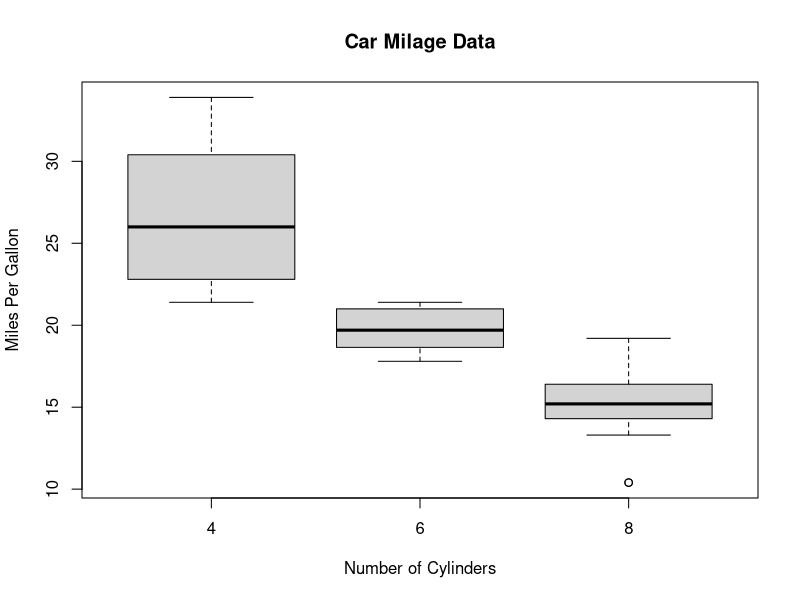
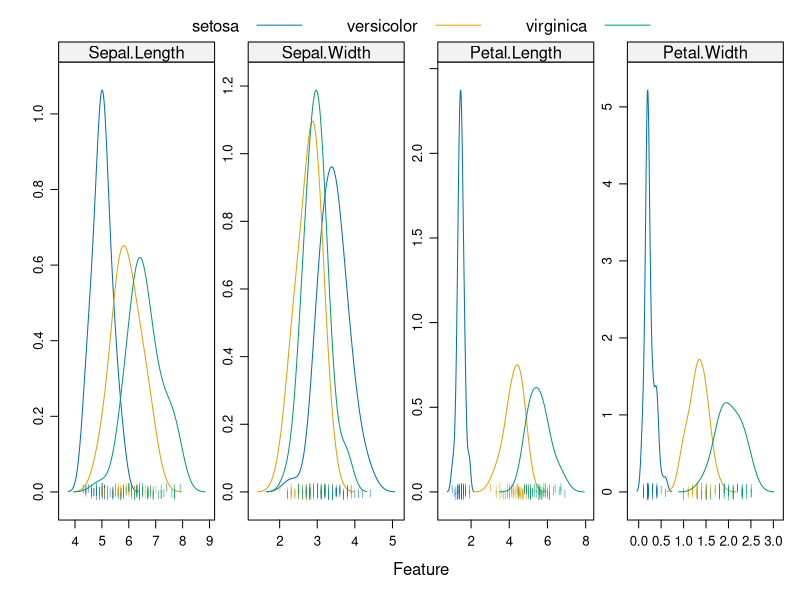

Generate these figures, in order, with R:
## ---- chunk 1
# Boxplot of MPG by Car Cylinders 
boxplot(mpg~cyl,data=mtcars, main="Car Milage Data", 
           xlab="Number of Cylinders", ylab="Miles Per Gallon")
## ---- chunk 2
library(caret)
library(ggplot2)
## ---- chunk 3
featurePlot(x = iris[, 1:4], y = iris$Species, plot = "density",
        scales = list(x = list(relation="free"), y = list(relation="free")),
        adjust = 1.5, pch = "|", layout = c(4, 1), auto.key = list(columns = 3))
